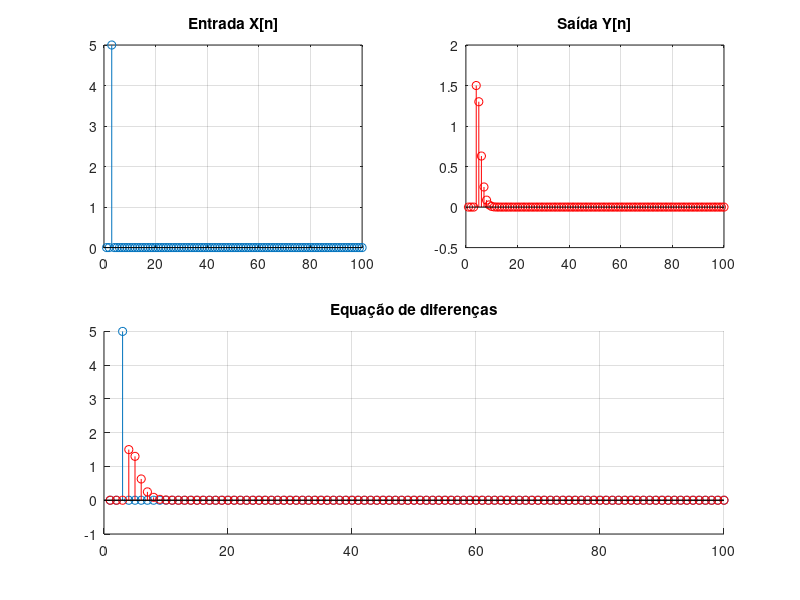

Write the MATLAB code that produced this figure.
%% Limpando variaveis
close all;
clear all;
clc; 
%% Sinal de entrada =  Impulso

% DADOS DA ATIVIDADE
A = 5;        % Amplitude
T = 40;       % Periodo
Ts = 1;       % Tempo de amostragem
NC = 2.5;     % Número de ciclos
NA = 40;      % Número de amostras por ciclo
NT = NA * NC; % Número total de pontos
TT = NT * Ts; % Tempo total de pontos

t = 0:Ts:TT+1;
x = zeros(1,NT+1);   %inicializacao de x
y = zeros(1,NT+1);   %inicializacao de y
k = 0;               %inicializando k

%Laço de repetição
%Contador iniciando em 3 devido ao deslocamento y(n-2) 
for n=3:NT+1
    if n == 3  
        x(n)=A;
    else
        x(n)=0; 
    end
    %Equação de diferenças y(n) obtida
    %y(n) = (8*y(n-1) - 3*y(n-2) + 4*x(n-1) + x(n-2))/10;
    
    %Teste com outros coeficientes 
    y(n) = (6*y(n-1) - 1*y(n-2) + 3*x(n-1) + 0.8*x(n-2))/10;
end

%Plotando os 3 gráficos
figure
subplot(2,2,1); 
stem(x); 
xlim([0 100]);
title('Entrada X[n]');
grid;
subplot(2,2,2); 
stem(y, 'r'); 
xlim([0 100]);
title('Saída Y[n]');
grid;
subplot(2,2,[3 4]);
title('Equação de diferenças');
hold on; 
stem(x); 
stem(y,'r');
xlim([0 100]);
grid;
